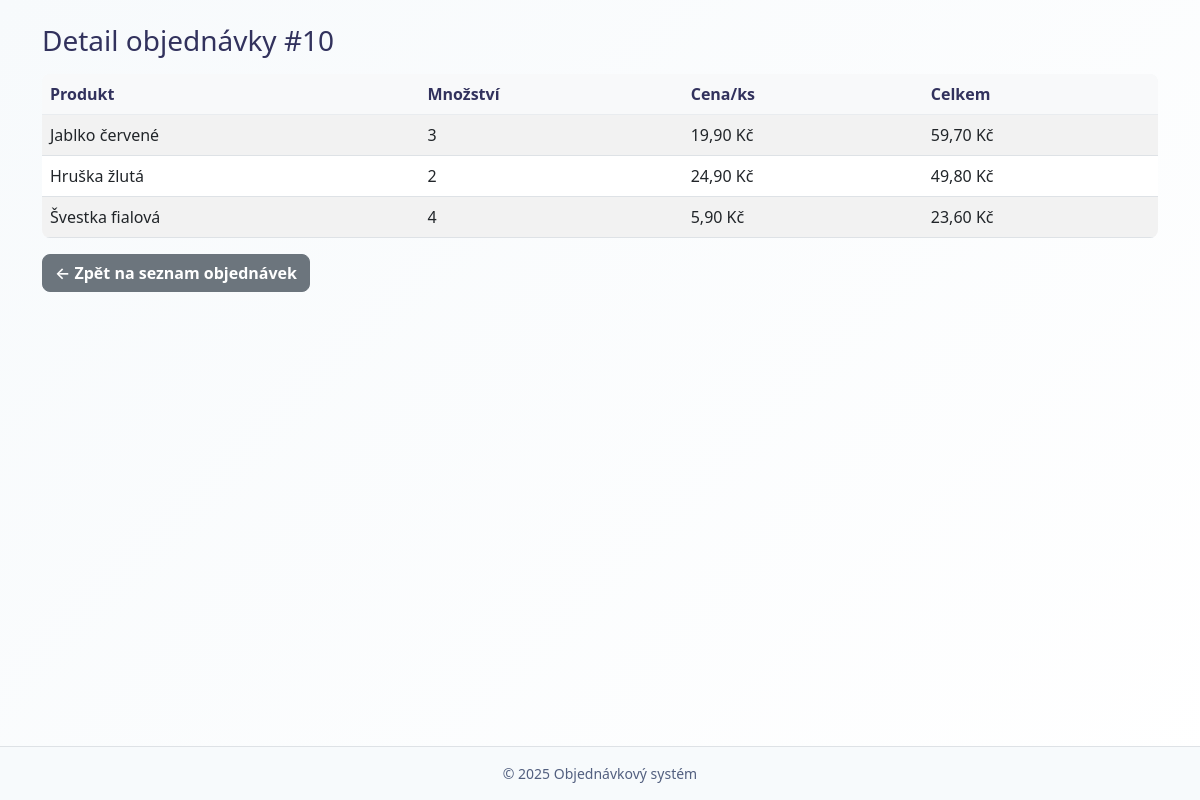
Page /index.php?action=order_detail&id=10 (signed in) on the committed database.
### tables this page shows
CREATE TABLE `order_item` (
  `order_id` int(11) NOT NULL,
  `product_id` int(11) NOT NULL,
  `quantity` int(11) NOT NULL,
  `unit_price_cents` int(11) NOT NULL
);

CREATE TABLE `products` (
  `id` int(11) NOT NULL,
  `name` varchar(160) NOT NULL,
  `description` text DEFAULT NULL,
  `price_cents` int(11) NOT NULL,
  `stock` int(11) NOT NULL DEFAULT 0,
  `image_path` varchar(255) DEFAULT NULL,
  `supplier_id` int(11) NOT NULL,
  `is_active` tinyint(1) DEFAULT 1,
  `created_at` timestamp NOT NULL DEFAULT current_timestamp()
);

### app/Models/order_model.php (called while the page is built, shortened)
<?php
class OrderModel {
    public static function getOrderItems(int $orderId): array {
        $db = Database::getInstance();
        $stmt = $db->prepare("
            SELECT oi.product_id, oi.quantity, oi.unit_price_cents, p.name
            FROM order_item oi
            JOIN products p ON oi.product_id = p.id
            WHERE oi.order_id = ?
        ");
        $stmt->execute([$orderId]);
        return $stmt->fetchAll(PDO::FETCH_ASSOC);
    }
}

### app/Controllers/order_controller.php (called while the page is built, shortened)
<?php
require_once __DIR__ . '/../Models/order_model.php';
class order_controller {
    public function getOrderItems(int $orderId): array {
        return OrderModel::getOrderItems($orderId);
    }
}

### app/Views/order_detail_view.php (the view, shortened to what this page needs)
<?php require __DIR__ . '/partials/header.php'; ?>
<h1 class="h3 mb-3">Detail objednávky #<?= htmlspecialchars($_GET['id'] ?? '') ?></h1>
<?php if (!empty($items)): ?>
    <div class="table-responsive mt-3">
        <table class="table table-striped table-hover align-middle">
            <thead class="table-light">
            <tr>
                <th>Produkt</th>
                <th>Množství</th>
                <th>Cena/ks</th>
                <th>Celkem</th>
            </tr>
            </thead>
            <tbody>
            <?php foreach ($items as $item): ?>
                <tr>
                    <td><?= htmlspecialchars($item['name']) ?></td>
                    <td><?= (int)$item['quantity'] ?></td>
                    <td><?= number_format($item['unit_price_cents'] / 100, 2, ',', ' ') ?> Kč</td>
                    <td><?= number_format(($item['unit_price_cents'] * $item['quantity']) / 100, 2, ',', ' ') ?> Kč</td>
                </tr>
            <?php endforeach; ?>
            </tbody>
        </table>
    </div>
<?php else: ?>
    <p>Tato objednávka neobsahuje žádné položky.</p>
<?php endif; ?>
<p class="mt-3">
    <a href="index.php?action=orders" class="btn btn-secondary">← Zpět na seznam objednávek</a>
</p>
<?php require __DIR__ . '/partials/footer.php'; ?>

### public/css/app.css (style rules this page uses)
body { font-family: 'Segoe UI', -apple-system, BlinkMacSystemFont, 'Roboto', 'Oxygen', sans-serif; background: linear-gradient(135deg, var(--light-gray) 0%, #ffffff 100%); color: var(--dark-gray); display: flex; flex-direction: column; min-height: 100vh; }
.btn { font-weight: 600; border-radius: 0.5rem; transition: all 0.3s ease; }
.table-responsive { overflow-x: auto; -webkit-overflow-scrolling: touch; border-radius: 0.5rem; }
.table { margin-bottom: 0; }
.table thead { background-color: var(--light-gray); }
.table th { font-weight: 600; color: var(--dark-gray); border-color: var(--border-gray); }

### rows in the picture
order_item: product.name "Jablko červené", quantity "3", $item['unit_price_cents']/100 "19,90", ($item['unit_price_cents'] * $item['quantity']) / 100 "59,70"
order_item: product.name "Hruška žlutá", quantity "2", $item['unit_price_cents']/100 "24,90", ($item['unit_price_cents'] * $item['quantity']) / 100 "49,80"
order_item: product.name "Švestka fialová", quantity "4", $item['unit_price_cents']/100 "5,90", ($item['unit_price_cents'] * $item['quantity']) / 100 "23,60"

### other values in the picture
$_GET['id'] "10"
